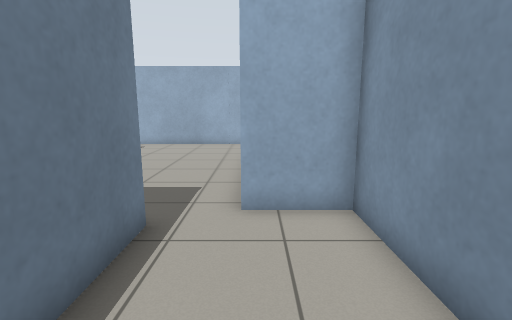
view 1 (above)

21 first-person views from a walk through a world built for the Gazebo simulator. The camera is 1.1 m above the floor, tilts 10° down and sees 85° across. The floor is counted in squares, 0.5 m on a side. Each view is taken from the middle of a square. On the plan, view 1 faces up. The plan holds only what a view shows up to about 17 squares ahead; the rest is blank. The robots in the file are not drawn.

view 2
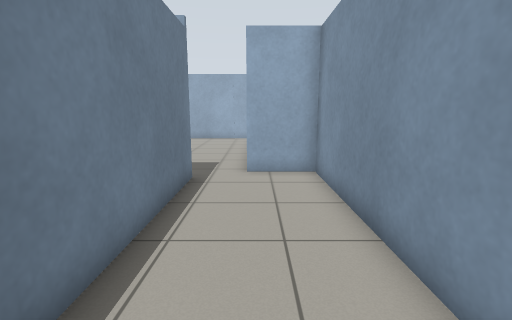

view 3
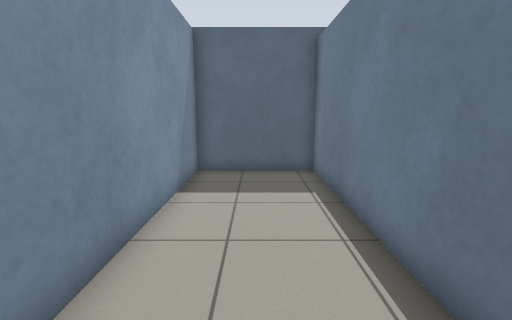

view 4
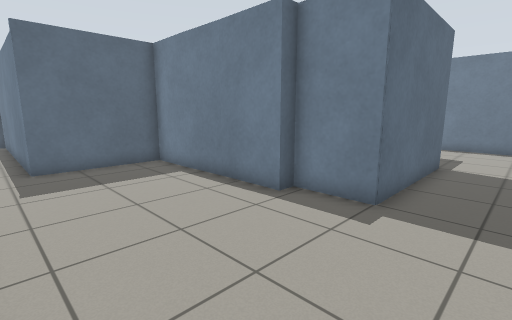

view 5
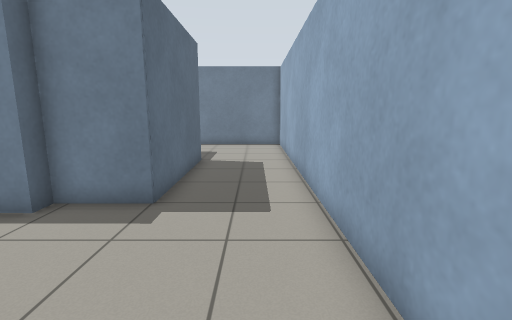

view 6
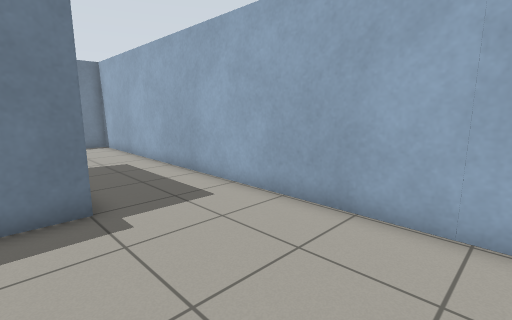

view 7
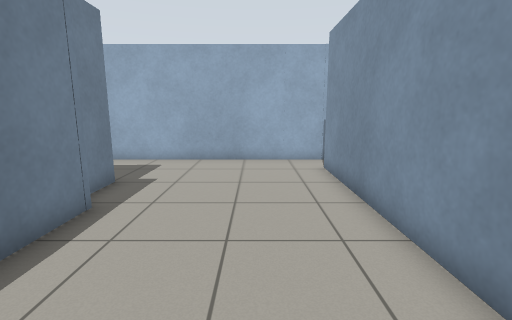

view 8
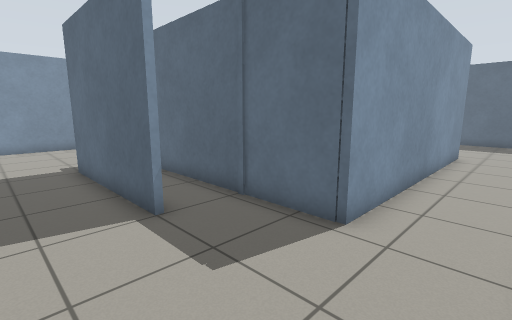

view 9
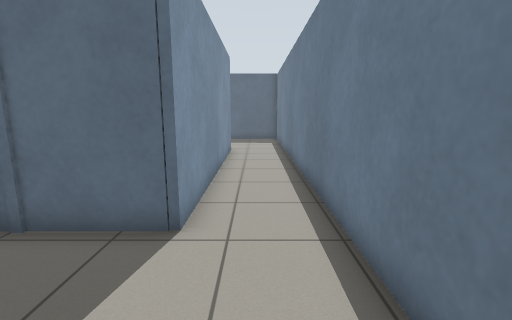

view 10
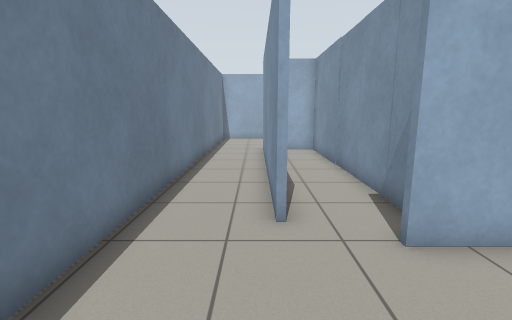

view 11
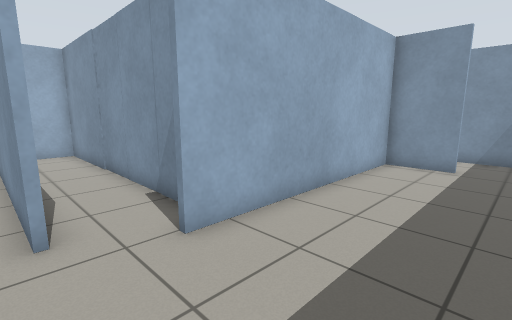

view 12
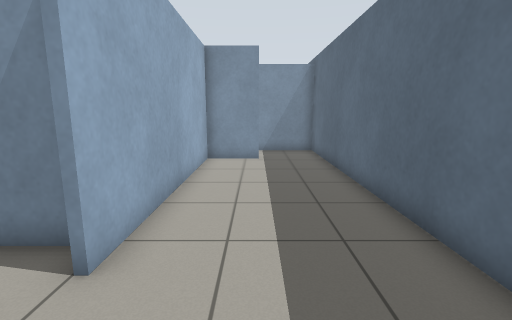

view 13
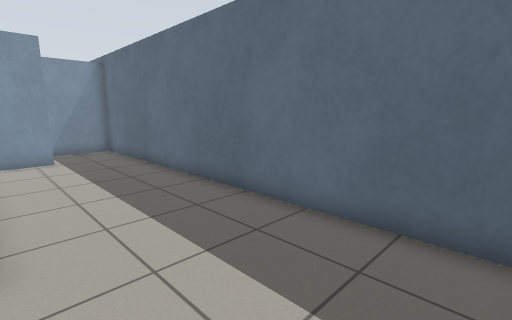

view 14
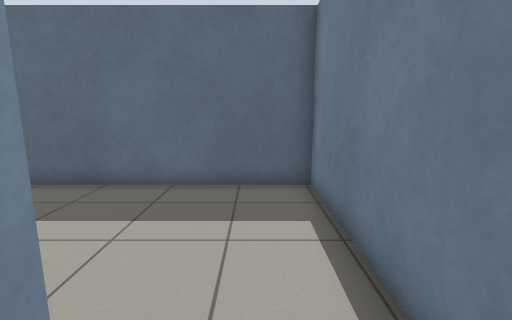

view 15
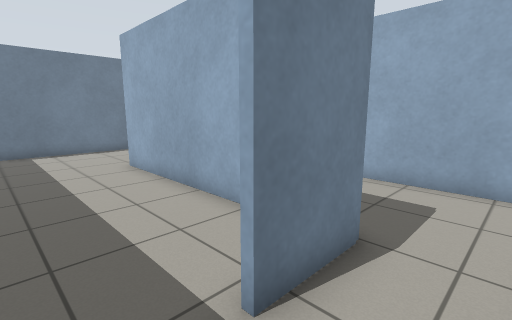

view 16
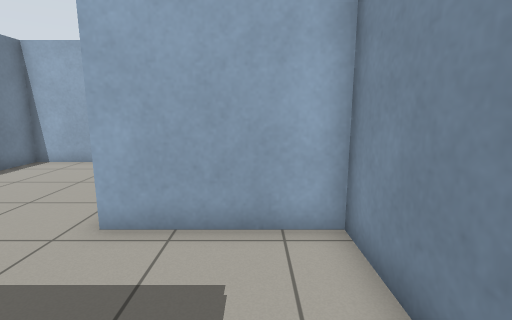

view 17
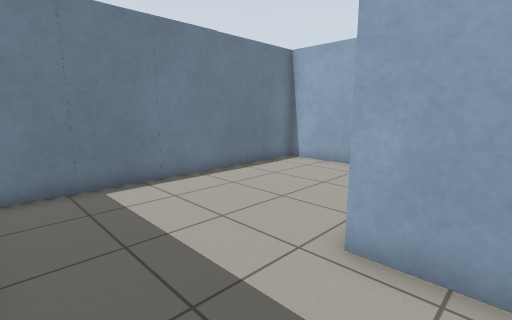

view 18
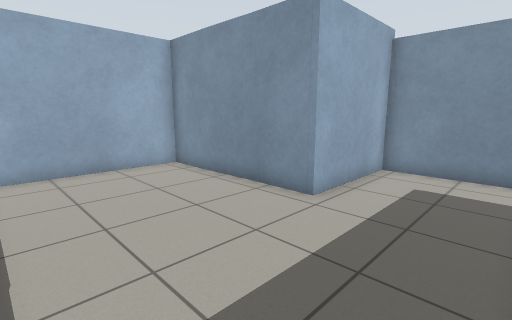

view 19
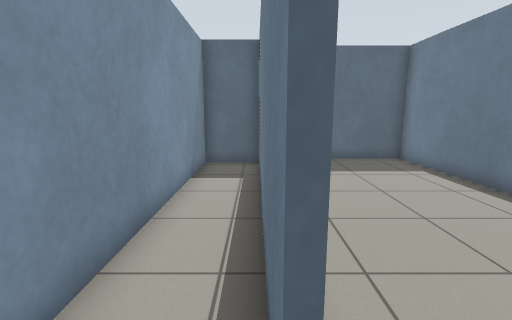

view 20
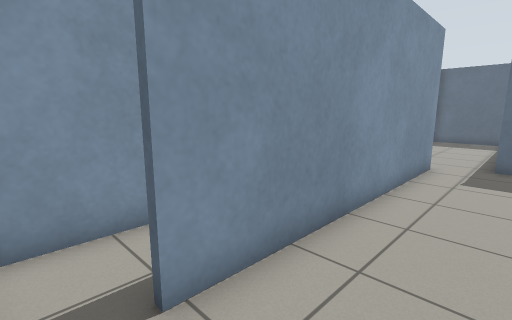

view 21
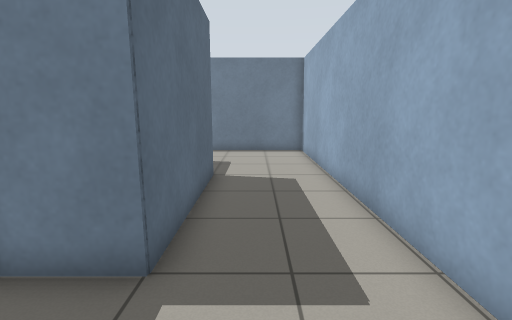

### Floor plan
Points are (right, up) in squares from view 1. A wall is a line through its corners. A room is listed if a view was taken in it or the views show most of it. See-through windows are left out.
Room 1 (views 1, 2, 3)
walls: (-2.1, 5.1) (-2.1, -5.2); (-2, -5.1) (2.2, -5.1) (2.2, 6) (-0.3, 6)
ways out: opening at (-1, 5) to room 2
Room 2 (views 4, 5, 6, 7, 20, 21)
walls: (-6.8, 12.1) (-6.8, 5.1) (-2.1, 5.1); (0.1, 18.6) (-14.5, 18.6); (-0.3, 6) (-0.3, 16.9); (-13.6, 14.5) (-7.4, 14.6) (-7.4, 12.1)
ways out: opening at (-1, 5) to room 1; opening at (-13.7, 17) to room 3; opening at (0, 17.5) to room 6
Room 3 (views 8, 9, 14)
walls: (-14.5, 18.6) (-19.7, 18.6) (-19.7, 1.4); (-16.6, 1.2) (-16.6, 12.1) (-9, 12.1)
ways out: opening at (-13.7, 17) to room 2; opening at (-18, 2) to room 4
Room 4 (views 10, 11, 12, 13)
walls: (-19.7, 1.4) (-19.7, -5.1) (-5.5, -5.1); (-5.1, -2.2) (-5.1, 0.3) (-14.6, 0.3)
ways out: opening at (-18, 2) to room 3; opening at (-5, -3.5) to room 5; opening at (-15, 2) to room 7
Room 5 (views 15, 16, 17, 18)
walls: (-4.9, 0.5) (-4.9, -2.1); (-2.3, 1.2) (-2.3, 4.9) (-6.9, 4.9) (-6.9, 11.9) (-15.2, 11.9); (-5.5, -5.1) (-2, -5.1); (-13.5, 12) (-13.5, 1.1); (-2.3, -5.2) (-2.3, -1.6)
ways out: opening at (-5, -3.5) to room 4
Room 6 (view 19)
walls: (-0.1, 16.9) (-0.1, 8.9); (-0.1, 6.8) (-0.1, 6.2) (2.2, 6.2) (2.2, 18)
ways out: opening at (0, 17.5) to room 2
Room 7 (no view inside)
walls: (-13.7, 1) (-13.7, 12)
ways out: opening at (-15, 2) to room 4

Where each view was taken, in squares from view 1:
view 1: 0 up, 0 right, facing up
view 2: 4 down, 0 right, facing up
view 3: 5 up, 0 right, facing down
view 4: 17 up, 1 left, facing down-left
view 5: 17 up, 1 left, facing left
view 6: 13 up, 1 left, facing up-left
view 7: 6 up, 3 left, facing up
view 8: 17 up, 19 left, facing down-right
view 9: 17 up, 18 left, facing down
view 10: 4 down, 17 left, facing up
view 11: 4 down, 17 left, facing up-right
view 12: 2 down, 18 left, facing right
view 13: 0 up, 19 left, facing down-right
view 14: 3 up, 18 left, facing down
view 15: 4 down, 3 left, facing up-left
view 16: 0 up, 4 left, facing up
view 17: 1 up, 5 left, facing up-left
view 18: 1 up, 13 left, facing up-right
view 19: 18 up, 0 right, facing down
view 20: 18 up, 3 left, facing down-right
view 21: 16 up, 4 left, facing left
